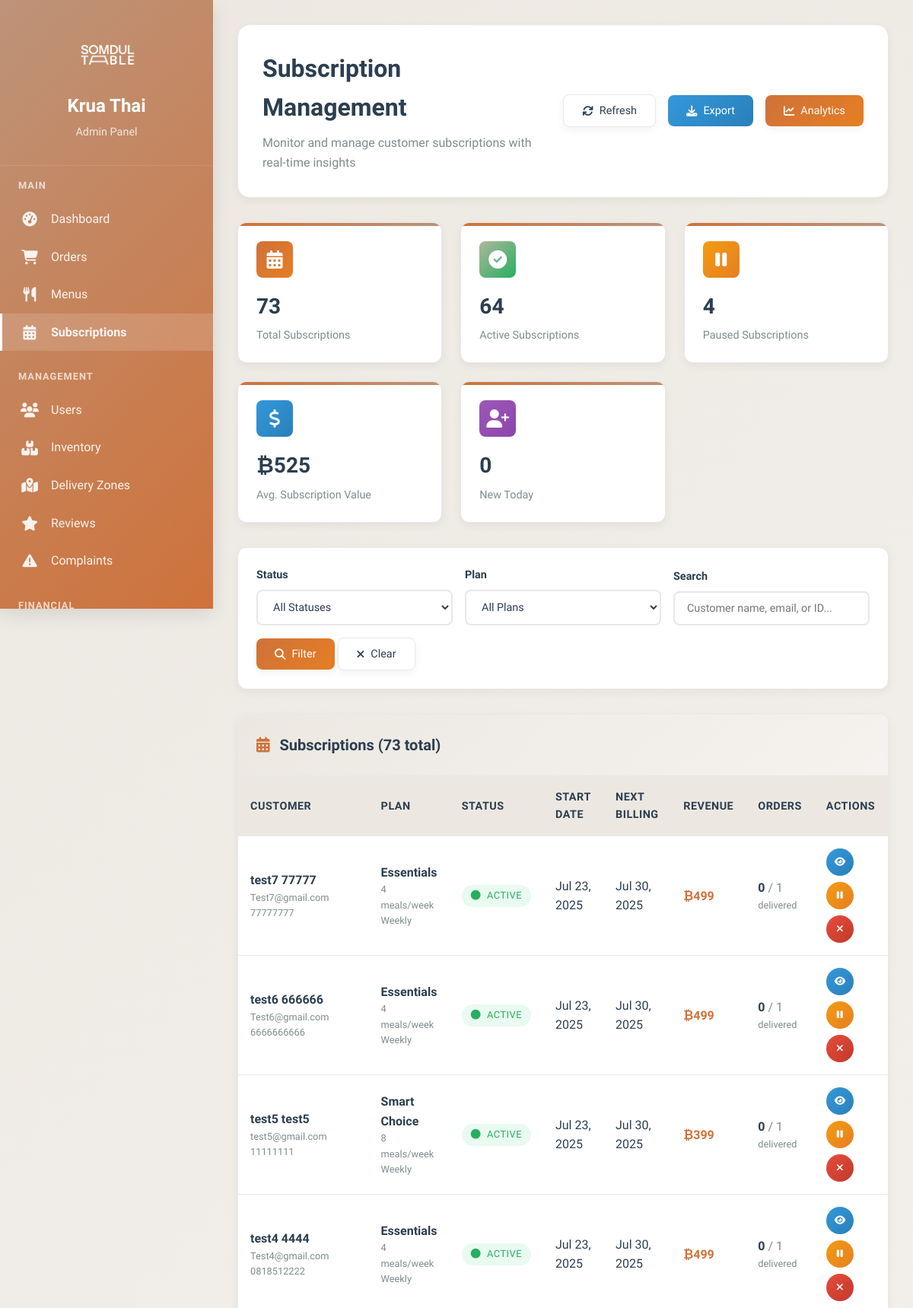
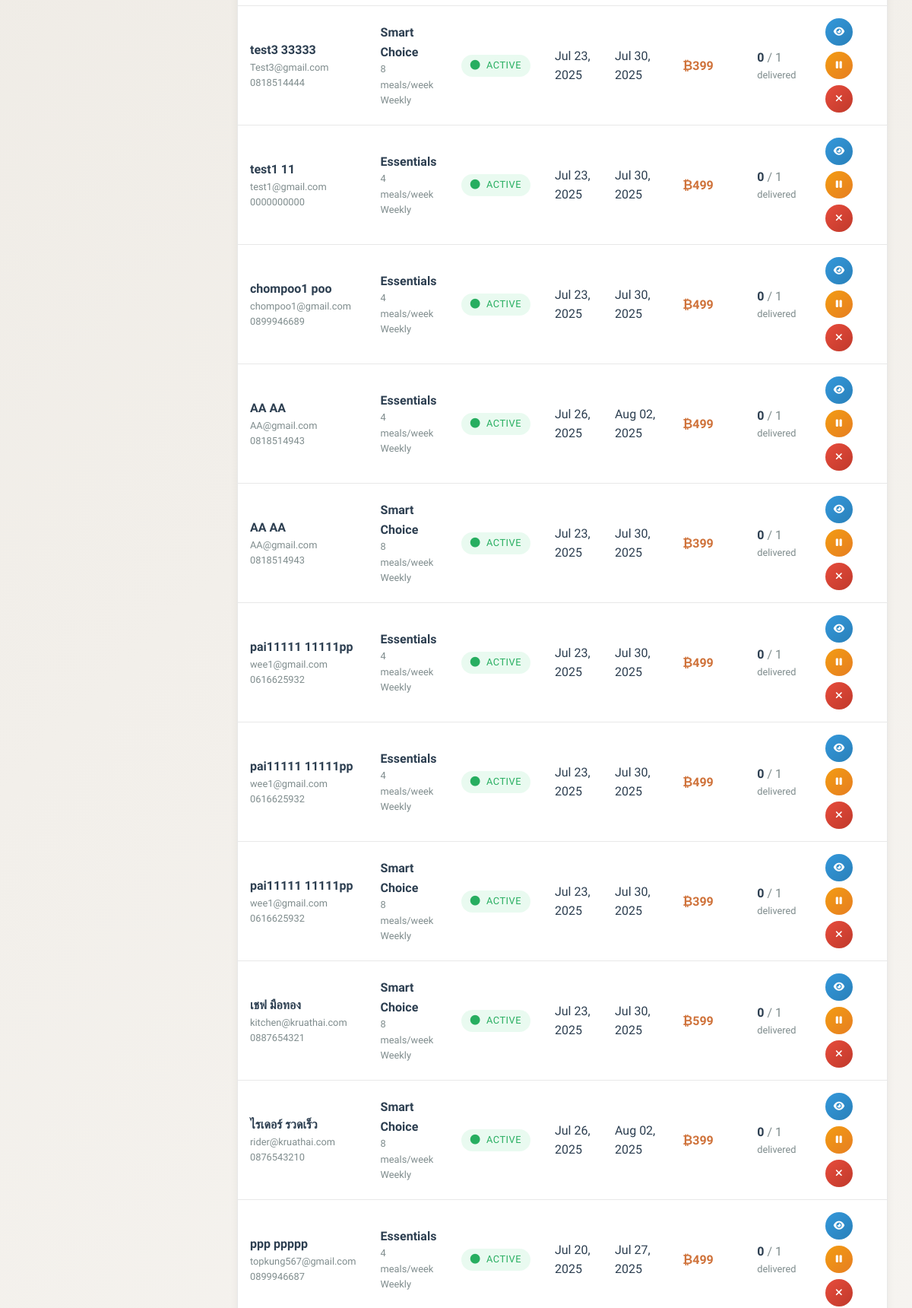
Screenshot of /KruaThai/admin/subscriptions.php (signed in, upper part) with the database file from the repository (2 pictures, top to bottom).
### tables this page shows
CREATE TABLE `subscriptions` (
  `id` char(36) NOT NULL,
  `user_id` char(36) NOT NULL,
  `assigned_rider_id` char(36) DEFAULT NULL,
  `plan_id` char(36) NOT NULL,
  `status` enum('active','paused','cancelled','expired','pending_payment') DEFAULT 'pending_payment',
  `start_date` date NOT NULL,
  `end_date` date DEFAULT NULL,
  `next_billing_date` date DEFAULT NULL,
  `billing_cycle` enum('weekly','monthly') NOT NULL,
  `total_amount` decimal(8,2) NOT NULL,
  `discount_applied` decimal(8,2) DEFAULT '0.00',
  `delivery_days` longtext,
  `preferred_delivery_time` enum('09:00-12:00','12:00-15:00','15:00-18:00','18:00-21:00') DEFAULT '12:00-15:00',
  `special_instructions` text,
  `pause_start_date` date DEFAULT NULL,
  `pause_end_date` date DEFAULT NULL,
  `skip_dates` longtext,
  `auto_renew` tinyint(1) DEFAULT '1',
  `cancellation_reason` text,
  `cancelled_at` timestamp NULL DEFAULT NULL,
  `cancelled_by` char(36) DEFAULT NULL,
  `created_at` timestamp NOT NULL DEFAULT CURRENT_TIMESTAMP,
  `updated_at` timestamp NOT NULL DEFAULT CURRENT_TIMESTAMP ON UPDATE CURRENT_TIMESTAMP
);

CREATE TABLE `users` (
  `id` char(36) NOT NULL,
  `email` varchar(255) NOT NULL,
  `password_hash` varchar(255) NOT NULL,
  `first_name` varchar(100) NOT NULL,
  `last_name` varchar(100) NOT NULL,
  `phone` varchar(20) DEFAULT NULL,
  `date_of_birth` date DEFAULT NULL,
  `gender` enum('male','female','other') DEFAULT NULL,
  `role` enum('customer','admin','kitchen','rider','support') DEFAULT 'customer',
  `status` enum('active','inactive','suspended','pending_verification') DEFAULT 'pending_verification',
  `email_verified` tinyint(1) DEFAULT '0',
  `email_verification_token` varchar(100) DEFAULT NULL,
  `delivery_address` text,
  `address_line_2` varchar(255) DEFAULT NULL,
  `city` varchar(100) DEFAULT NULL,
  `state` varchar(100) DEFAULT NULL,
  `zip_code` varchar(10) DEFAULT NULL,
  `country` varchar(100) DEFAULT 'Thailand',
  `delivery_instructions` text,
  `dietary_preferences` longtext,
  `allergies` longtext,
  `spice_level` enum('mild','medium','hot','extra_hot') DEFAULT 'medium',
  `last_login` timestamp NULL DEFAULT NULL,
  `failed_login_attempts` int(11) DEFAULT '0',
  `locked_until` timestamp NULL DEFAULT NULL,
  `password_reset_token` varchar(100) DEFAULT NULL,
  `password_reset_expires` timestamp NULL DEFAULT NULL,
  `created_at` timestamp NOT NULL DEFAULT CURRENT_TIMESTAMP,
  `updated_at` timestamp NOT NULL DEFAULT CURRENT_TIMESTAMP ON UPDATE CURRENT_TIMESTAMP
);

CREATE TABLE `subscription_plans` (
  `id` char(36) NOT NULL,
  `name` varchar(100) NOT NULL,
  `name_thai` varchar(100) DEFAULT NULL,
  `description` text,
  `plan_type` enum('weekly','monthly','custom') NOT NULL,
  `meals_per_week` int(11) NOT NULL,
  `weeks_duration` int(11) DEFAULT '4',
  `base_price` decimal(8,2) NOT NULL,
  `discount_percentage` decimal(5,2) DEFAULT '0.00',
  `final_price` decimal(8,2) NOT NULL,
  `features` longtext,
  `max_skips_per_week` int(11) DEFAULT '2',
  `advance_ordering_days` int(11) DEFAULT '7',
  `is_active` tinyint(1) DEFAULT '1',
  `is_popular` tinyint(1) DEFAULT '0',
  `sort_order` int(11) DEFAULT '0',
  `created_at` timestamp NOT NULL DEFAULT CURRENT_TIMESTAMP,
  `updated_at` timestamp NOT NULL DEFAULT CURRENT_TIMESTAMP ON UPDATE CURRENT_TIMESTAMP
);

### KruaThai/admin/subscriptions.php (the view, shortened to what the rows shown need)
<?php
require_once '../config/database.php';
try {
    $page = max(1, intval($_GET['page'] ?? 1));
    $limit = 20;
    $offset = ($page - 1) * $limit;
    $whereConditions = [];
    $params = [];
    $whereClause = !empty($whereConditions) ? 'WHERE ' . implode(' AND ', $whereConditions) : '';
    $subscriptions_sql = "
        SELECT s.*,
               CONCAT(u.first_name, ' ', u.last_name) as customer_name,
               u.email as customer_email,
               u.phone as customer_phone,
               sp.name as plan_name,
               sp.meals_per_week,
               sp.plan_type,
               (SELECT COUNT(*) FROM orders WHERE subscription_id = s.id) as total_orders,
               (SELECT COUNT(*) FROM orders WHERE subscription_id = s.id AND status = 'delivered') as delivered_orders,
               (SELECT SUM(amount) FROM payments WHERE subscription_id = s.id AND status = 'completed') as total_revenue
        FROM subscriptions s
        JOIN users u ON s.user_id = u.id
        JOIN subscription_plans sp ON s.plan_id = sp.id
        {$whereClause}
        ORDER BY s.created_at DESC
        LIMIT {$limit} OFFSET {$offset}
    ";
    $stmt = $pdo->prepare($subscriptions_sql);
    $stmt->execute($params);
    $subscriptions = $stmt->fetchAll(PDO::FETCH_ASSOC);
} catch (Exception $e) {
    $subscriptions = [];
    $stats = [
        'total_subscriptions' => 0, 'active_subscriptions' => 0, 'paused_subscriptions' => 0,
        'cancelled_subscriptions' => 0, 'expired_subscriptions' => 0, 'avg_subscription_value' => 0,
        'new_today' => 0
    ];
    $plans = [];
    $revenueData = [];
    $totalSubscriptions = 0;
    $totalPages = 1;
    error_log("Subscriptions page error: " . $e->getMessage());
}
?>
<!DOCTYPE html>
<html lang="th">
<head>
    <link href="https://cdnjs.cloudflare.com/ajax/libs/font-awesome/6.4.0/css/all.min.css" rel="stylesheet">
</head>
<body>
    <div class="admin-layout">
        <div class="main-content">
            <div class="page-header">
                <div class="header-content">
                    <div>
                        <h1 class="page-title">Subscription Management</h1>
                    </div>
                </div>
            </div>
            <div class="table-container">
                <?php if (!empty($subscriptions)): ?>
                <div style="overflow-x: auto;">
                    <table class="table">
                        <thead>
                            <tr>
                                <th>Customer</th>
                                <th>Plan</th>
                                <th>Status</th>
                                <th>Start Date</th>
                                <th>Next Billing</th>
                                <th>Revenue</th>
                                <th>Orders</th>
                                <th>Actions</th>
                            </tr>
                        </thead>
                        <tbody>
                            <?php foreach ($subscriptions as $subscription): ?>
                            <tr>
                                <td>
                                    <div>
                                        <strong><?= htmlspecialchars($subscription['customer_name']) ?></strong>
                                    </div>
                                    <div style="font-size: 0.8rem; color: var(--text-gray);">
                                        <?= htmlspecialchars($subscription['customer_email']) ?>
                                    </div>
                                    <?php if ($subscription['customer_phone']): ?>
                                    <div style="font-size: 0.8rem; color: var(--text-gray);">
                                        <?= htmlspecialchars($subscription['customer_phone']) ?>
                                    </div>
                                    <?php endif; ?>
                                </td>
                                <td>
                                    <div>
                                        <strong><?= htmlspecialchars($subscription['plan_name']) ?></strong>
                                    </div>
                                    <div style="font-size: 0.8rem; color: var(--text-gray);">
                                        <?= $subscription['meals_per_week'] ?> meals/week
                                    </div>
                                    <div style="font-size: 0.8rem; color: var(--text-gray);">
                                        <?= ucfirst($subscription['plan_type']) ?>
                                    </div>
                                </td>
                                <td>
                                    <span class="status-badge status-<?= $subscription['status'] ?>">
                                        <i class="fas fa-circle"></i>
                                        <?= ucfirst(str_replace('_', ' ', $subscription['status'])) ?>
                                    </span>
                                </td>
                                <td>
                                    <?= date('M d, Y', strtotime($subscription['start_date'])) ?>
                                </td>
                                <td>
                                    <?php if ($subscription['next_billing_date']): ?>
                                        <?= date('M d, Y', strtotime($subscription['next_billing_date'])) ?>
                                    <?php else: ?>
                                        <span style="color: var(--text-gray);">N/A</span>
                                    <?php endif; ?>
                                </td>
                                <td>
                                    <strong style="color: var(--curry);">
                                        ₿<?= number_format($subscription['total_revenue'] ?? 0, 0) ?>
                                    </strong>
                                </td>
                                <td>
                                    <div>
                                        <strong><?= $subscription['delivered_orders'] ?></strong>
                                        <span style="color: var(--text-gray);">/ <?= $subscription['total_orders'] ?></span>
                                    </div>
                                    <div style="font-size: 0.8rem; color: var(--text-gray);">
                                        delivered
                                    </div>
                                </td>
                                <td>
                                    <div style="display: flex; gap: 0.5rem; flex-wrap: wrap;">
                                        <button class="btn btn-info btn-sm btn-icon"
                                                onclick="viewSubscription('<?= $subscription['id'] ?>')"
                                                title="View Details">
                                            <i class="fas fa-eye"></i>
                                        </button>
                                        <?php if ($subscription['status'] === 'active'): ?>
                                        <button class="btn btn-warning btn-sm btn-icon"
                                                onclick="pauseSubscription('<?= $subscription['id'] ?>')"
                                                title="Pause Subscription">
                                            <i class="fas fa-pause"></i>
                                        </button>
                                        <?php endif; ?>
                                        <?php if (in_array($subscription['status'], ['active', 'paused'])): ?>
                                        <button class="btn btn-danger btn-sm btn-icon"
                                                onclick="cancelSubscription('<?= $subscription['id'] ?>', '<?= htmlspecialchars($subscription['customer_name']) ?>')"
                                                title="Cancel Subscription">
                                            <i class="fas fa-times"></i>
                                        </button>
                                        <?php endif; ?>
                                    </div>
                                </td>
                            </tr>
                            <?php endforeach; ?>
                        </tbody>
                    </table>
                </div>
                <?php endif; ?>
            </div>
        </div>
    </div>
</body>
</html>

### rows the page displays
subscriptions: customer_name "test7 77777", user.email "Test7@gmail.com", user.phone "77777777", plan.name "Essentials", plan.meals_per_week "4", plan.plan_type "Weekly", status "ACTIVE", start_date "Jul 23, 2025", next_billing_date "Jul 30, 2025", total_revenue "499", delivered_orders "0", total_orders "1"
subscriptions: customer_name "test6 666666", user.email "Test6@gmail.com", user.phone "6666666666", plan.name "Essentials", plan.meals_per_week "4", plan.plan_type "Weekly", status "ACTIVE", start_date "Jul 23, 2025", next_billing_date "Jul 30, 2025", total_revenue "499", delivered_orders "0", total_orders "1"
subscriptions: customer_name "test5 test5", user.email "test5@gmail.com", user.phone "11111111", plan.name "Smart Choice", plan.meals_per_week "8", plan.plan_type "Weekly", status "ACTIVE", start_date "Jul 23, 2025", next_billing_date "Jul 30, 2025", total_revenue "399", delivered_orders "0", total_orders "1"
subscriptions: customer_name "test4 4444", user.email "Test4@gmail.com", user.phone "0818512222", plan.name "Essentials", plan.meals_per_week "4", plan.plan_type "Weekly", status "ACTIVE", start_date "Jul 23, 2025", next_billing_date "Jul 30, 2025", total_revenue "499", delivered_orders "0", total_orders "1"
subscriptions: customer_name "test3 33333", user.email "Test3@gmail.com", user.phone "0818514444", plan.name "Smart Choice", plan.meals_per_week "8", plan.plan_type "Weekly", status "ACTIVE", start_date "Jul 23, 2025", next_billing_date "Jul 30, 2025", total_revenue "399", delivered_orders "0", total_orders "1"
subscriptions: customer_name "test1 11", user.email "test1@gmail.com", user.phone "0000000000", plan.name "Essentials", plan.meals_per_week "4", plan.plan_type "Weekly", status "ACTIVE", start_date "Jul 23, 2025", next_billing_date "Jul 30, 2025", total_revenue "499", delivered_orders "0", total_orders "1"
subscriptions: customer_name "chompoo1 poo", user.email "chompoo1@gmail.com", user.phone "0899946689", plan.name "Essentials", plan.meals_per_week "4", plan.plan_type "Weekly", status "ACTIVE", start_date "Jul 23, 2025", next_billing_date "Jul 30, 2025", total_revenue "499", delivered_orders "0", total_orders "1"
subscriptions: customer_name "AA AA", user.email "AA@gmail.com", user.phone "0818514943", plan.name "Essentials", plan.meals_per_week "4", plan.plan_type "Weekly", status "ACTIVE", start_date "Jul 26, 2025", next_billing_date "Aug 02, 2025", total_revenue "499", delivered_orders "0", total_orders "1"
subscriptions: customer_name "AA AA", user.email "AA@gmail.com", user.phone "0818514943", plan.name "Smart Choice", plan.meals_per_week "8", plan.plan_type "Weekly", status "ACTIVE", start_date "Jul 23, 2025", next_billing_date "Jul 30, 2025", total_revenue "399", delivered_orders "0", total_orders "1"
subscriptions: customer_name "pai11111 11111pp", user.email "wee1@gmail.com", user.phone "0616625932", plan.name "Essentials", plan.meals_per_week "4", plan.plan_type "Weekly", status "ACTIVE", start_date "Jul 23, 2025", next_billing_date "Jul 30, 2025", total_revenue "499", delivered_orders "0", total_orders "1"
subscriptions: customer_name "pai11111 11111pp", user.email "wee1@gmail.com", user.phone "0616625932", plan.name "Essentials", plan.meals_per_week "4", plan.plan_type "Weekly", status "ACTIVE", start_date "Jul 23, 2025", next_billing_date "Jul 30, 2025", total_revenue "499", delivered_orders "0", total_orders "1"
subscriptions: customer_name "pai11111 11111pp", user.email "wee1@gmail.com", user.phone "0616625932", plan.name "Smart Choice", plan.meals_per_week "8", plan.plan_type "Weekly", status "ACTIVE", start_date "Jul 23, 2025", next_billing_date "Jul 30, 2025", total_revenue "399", delivered_orders "0", total_orders "1"
subscriptions: customer_name "เชฟ มือทอง", user.email "kitchen@kruathai.com", user.phone "0887654321", plan.name "Smart Choice", plan.meals_per_week "8", plan.plan_type "Weekly", status "ACTIVE", start_date "Jul 23, 2025", next_billing_date "Jul 30, 2025", total_revenue "599", delivered_orders "0", total_orders "1"
subscriptions: customer_name "ไรเดอร์ รวดเร็ว", user.email "rider@kruathai.com", user.phone "0876543210", plan.name "Smart Choice", plan.meals_per_week "8", plan.plan_type "Weekly", status "ACTIVE", start_date "Jul 26, 2025", next_billing_date "Aug 02, 2025", total_revenue "399", delivered_orders "0", total_orders "1"
subscriptions: customer_name "ppp ppppp", user.email "topkung567@gmail.com", user.phone "0899946687", plan.name "Essentials", plan.meals_per_week "4", plan.plan_type "Weekly", status "ACTIVE", start_date "Jul 20, 2025", next_billing_date "Jul 27, 2025", total_revenue "499", delivered_orders "0", total_orders "1"

### other values shown
$stats['total_subscriptions'] "73"
$stats['active_subscriptions'] "64"
$stats['paused_subscriptions'] "4"
$stats['avg_subscription_value'] "525"
$stats['new_today'] "0"
$totalSubscriptions "73"
